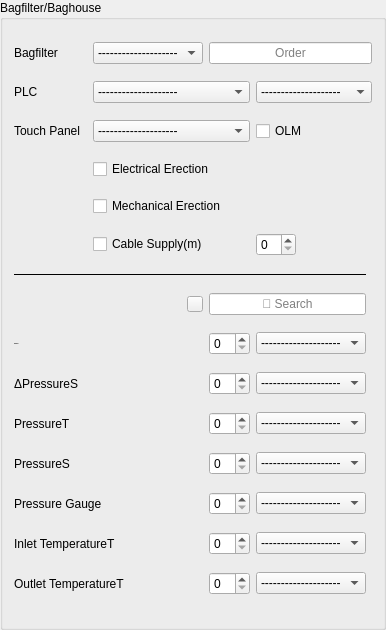
        <widget class="QGroupBox" name="baghouse_gbox">
         <property name="minimumSize">
          <size>
           <width>335</width>
           <height>630</height>
          </size>
         </property>
         <property name="maximumSize">
          <size>
           <width>400</width>
           <height>16777215</height>
          </size>
         </property>
         <property name="title">
          <string>Bagfilter/Baghouse</string>
         </property>
         <layout class="QGridLayout" name="gridLayout">
          <item row="14" column="0">
           <widget class="QLabel" name="label_11">
            <property name="text">
             <string>PressureS</string>
            </property>
           </widget>
          </item>
          <item row="5" column="2" colspan="4">
           <widget class="QCheckBox" name="ee">
            <property name="text">
             <string>Electrical Erection</string>
            </property>
           </widget>
          </item>
          <item row="0" column="2">
           <widget class="QComboBox" name="bagfilter_type">
            <property name="sizeAdjustPolicy">
             <enum>QComboBox::AdjustToContentsOnFirstShow</enum>
            </property>
            <item>
             <property name="text">
              <string>--------------------</string>
             </property>
            </item>
            <item>
             <property name="text">
              <string>Griin/China</string>
             </property>
            </item>
            <item>
             <property name="text">
              <string>BETH</string>
             </property>
            </item>
            <item>
             <property name="text">
              <string>AP-Zoloution</string>
             </property>
            </item>
           </widget>
          </item>
          <item row="17" column="0" colspan="3">
           <widget class="QLabel" name="label_14">
            <property name="text">
             <string>Outlet TemperatureT</string>
            </property>
           </widget>
          </item>
          <item row="10" column="2" alignment="Qt::AlignRight">
           <widget class="QPushButton" name="screw2_add_btn_2">
            <property name="maximumSize">
             <size>
              <width>16</width>
              <height>16</height>
             </size>
            </property>
            <property name="focusPolicy">
             <enum>Qt::NoFocus</enum>
            </property>
            <property name="layoutDirection">
             <enum>Qt::LeftToRight</enum>
            </property>
            <property name="styleSheet">
             <string notr="true"/>
            </property>
            <property name="text">
             <string/>
            </property>
            <property name="icon">
             <iconset>
              <normaloff>../assets/plus.png</normaloff>../assets/plus.png</iconset>
            </property>
            <property name="flat">
             <bool>false</bool>
            </property>
           </widget>
          </item>
          <item row="12" column="0">
           <widget class="QLabel" name="label_9">
            <property name="text">
             <string>ΔPressureS</string>
            </property>
           </widget>
          </item>
          <item row="11" column="2">
           <spacer name="horizontalSpacer_3">
            <property name="orientation">
             <enum>Qt::Horizontal</enum>
            </property>
            <property name="sizeHint" stdset="0">
             <size>
              <width>40</width>
              <height>20</height>
             </size>
            </property>
           </spacer>
          </item>
          <item row="0" column="0">
           <widget class="QLabel" name="label_3">
            <property name="text">
             <string>Bagfilter</string>
            </property>
           </widget>
          </item>
          <item row="10" column="0" colspan="2">
           <spacer name="horizontalSpacer_6">
            <property name="orientation">
             <enum>Qt::Horizontal</enum>
            </property>
            <property name="sizeHint" stdset="0">
             <size>
              <width>40</width>
              <height>20</height>
             </size>
            </property>
           </spacer>
          </item>
          <item row="7" column="2" colspan="2">
           <widget class="QCheckBox" name="cable_supply">
            <property name="text">
             <string>Cable Supply(m)</string>
            </property>
           </widget>
          </item>
          <item row="0" column="3" colspan="3">
           <widget class="QLineEdit" name="bagfilter_order">
            <property name="text">
             <string/>
            </property>
            <property name="alignment">
             <set>Qt::AlignCenter</set>
            </property>
            <property name="placeholderText">
             <string>Order</string>
            </property>
           </widget>
          </item>
          <item row="13" column="0">
           <widget class="QLabel" name="label_10">
            <property name="text">
             <string>PressureT</string>
            </property>
           </widget>
          </item>
          <item row="4" column="0">
           <widget class="QLabel" name="label_4">
            <property name="text">
             <string>Touch Panel</string>
            </property>
           </widget>
          </item>
          <item row="15" column="3">
           <widget class="QSpinBox" name="bagfilter_pg_qty">
            <property name="minimum">
             <number>0</number>
            </property>
            <property name="value">
             <number>0</number>
            </property>
           </widget>
          </item>
          <item row="14" column="3">
           <widget class="QSpinBox" name="bagfilter_ps_qty">
            <property name="minimum">
             <number>0</number>
            </property>
            <property name="value">
             <number>0</number>
            </property>
           </widget>
          </item>
          <item row="12" column="3">
           <widget class="QSpinBox" name="bagfilter_dps_qty">
            <property name="minimum">
             <number>0</number>
            </property>
            <property name="value">
             <number>0</number>
            </property>
            <property name="displayIntegerBase">
             <number>10</number>
            </property>
           </widget>
          </item>
          <item row="11" column="3" alignment="Qt::AlignRight">
           <widget class="QSpinBox" name="bagfilter_dpt_qty">
            <property name="minimum">
             <number>0</number>
            </property>
            <property name="value">
             <number>0</number>
            </property>
           </widget>
          </item>
          <item row="17" column="3">
           <widget class="QSpinBox" name="bagfilter_outlet_tt_qty">
            <property name="minimum">
             <number>0</number>
            </property>
            <property name="value">
             <number>0</number>
            </property>
           </widget>
          </item>
          <item row="13" column="3">
           <widget class="QSpinBox" name="bagfilter_pt_qty">
            <property name="minimum">
             <number>0</number>
            </property>
            <property name="value">
             <number>0</number>
            </property>
           </widget>
          </item>
          <item row="11" column="0">
           <widget class="QLabel" name="label_8">
            <property name="font">
             <font>
              <family>Calibri</family>
              <pointsize>-1</pointsize>
              <weight>75</weight>
              <bold>true</bold>
             </font>
            </property>
            <property name="text">
             <string>ΔPressureT</string>
            </property>
           </widget>
          </item>
          <item row="16" column="0" colspan="3">
           <widget class="QLabel" name="label_13">
            <property name="text">
             <string>Inlet TemperatureT</string>
            </property>
           </widget>
          </item>
          <item row="6" column="2" colspan="4">
           <widget class="QCheckBox" name="me">
            <property name="text">
             <string>Mechanical Erection</string>
            </property>
           </widget>
          </item>
          <item row="16" column="3">
           <widget class="QSpinBox" name="bagfilter_inlet_tt_qty">
            <property name="minimum">
             <number>0</number>
            </property>
            <property name="value">
             <number>0</number>
            </property>
           </widget>
          </item>
          <item row="15" column="0" colspan="3">
           <widget class="QLabel" name="label_12">
            <property name="text">
             <string>Pressure Gauge</string>
            </property>
           </widget>
          </item>
          <item row="1" column="0">
           <widget class="QLabel" name="label_2">
            <property name="text">
             <string>PLC</string>
            </property>
           </widget>
          </item>
          <item row="1" column="4" colspan="2">
           <widget class="QComboBox" name="plc_protocol">
            <item>
             <property name="text">
              <string>--------------------</string>
             </property>
            </item>
            <item>
             <property name="text">
              <string>PROFINET</string>
             </property>
            </item>
            <item>
             <property name="text">
              <string>PROFIBUS</string>
             </property>
            </item>
            <item>
             <property name="text">
              <string>Hard Wire</string>
             </property>
            </item>
           </widget>
          </item>
          <item row="1" column="2" colspan="2">
           <widget class="QComboBox" name="plc_series">
            <item>
             <property name="text">
              <string>--------------------</string>
             </property>
            </item>
            <item>
             <property name="text">
              <string>S7-300 Series</string>
             </property>
            </item>
            <item>
             <property name="text">
              <string>S7-1200 Series</string>
             </property>
            </item>
            <item>
             <property name="text">
              <string>LOGO!</string>
             </property>
            </item>
           </widget>
          </item>
          <item row="4" column="4">
           <widget class="QCheckBox" name="olm">
            <property name="text">
             <string>OLM</string>
            </property>
           </widget>
          </item>
          <item row="4" column="2" colspan="2">
           <widget class="QComboBox" name="touch_panel_model">
            <item>
             <property name="text">
              <string>--------------------</string>
             </property>
            </item>
            <item>
             <property name="text">
              <string>None</string>
             </property>
            </item>
            <item>
             <property name="text">
              <string>KTP700</string>
             </property>
            </item>
           </widget>
          </item>
          <item row="11" column="4">
           <widget class="QComboBox" name="bagfilter_dpt_brand">
            <item>
             <property name="text">
              <string>--------------------</string>
             </property>
            </item>
            <item>
             <property name="text">
              <string>DBL</string>
             </property>
            </item>
            <item>
             <property name="text">
              <string>Danfoss</string>
             </property>
            </item>
           </widget>
          </item>
          <item row="12" column="4">
           <widget class="QComboBox" name="bagfilter_dps_brand">
            <item>
             <property name="text">
              <string>--------------------</string>
             </property>
            </item>
            <item>
             <property name="text">
              <string>DBL</string>
             </property>
            </item>
            <item>
             <property name="text">
              <string>Danfoss</string>
             </property>
            </item>
           </widget>
          </item>
          <item row="13" column="4">
           <widget class="QComboBox" name="bagfilter_pt_brand">
            <item>
             <property name="text">
              <string>--------------------</string>
             </property>
            </item>
            <item>
             <property name="text">
              <string>DBL</string>
             </property>
            </item>
            <item>
             <property name="text">
              <string>Danfoss</string>
             </property>
            </item>
           </widget>
          </item>
          <item row="14" column="4">
           <widget class="QComboBox" name="bagfilter_ps_brand">
            <item>
             <property name="text">
              <string>--------------------</string>
             </property>
            </item>
            <item>
             <property name="text">
              <string>DBL</string>
             </property>
            </item>
            <item>
             <property name="text">
              <string>Danfoss</string>
             </property>
            </item>
           </widget>
          </item>
          <item row="15" column="4">
           <widget class="QComboBox" name="bagfilter_pg_brand">
            <item>
             <property name="text">
              <string>--------------------</string>
             </property>
            </item>
            <item>
             <property name="text">
              <string>DBL</string>
             </property>
            </item>
            <item>
             <property name="text">
              <string>Danfoss</string>
             </property>
            </item>
           </widget>
          </item>
          <item row="16" column="4">
           <widget class="QComboBox" name="bagfilter_inlet_tt_brand">
            <item>
             <property name="text">
              <string>--------------------</string>
             </property>
            </item>
            <item>
             <property name="text">
              <string>DBL</string>
             </property>
            </item>
            <item>
             <property name="text">
              <string>Danfoss</string>
             </property>
            </item>
           </widget>
          </item>
          <item row="17" column="4">
           <widget class="QComboBox" name="bagfilter_outlet_tt_brand">
            <item>
             <property name="text">
              <string>--------------------</string>
             </property>
            </item>
            <item>
             <property name="text">
              <string>DBL</string>
             </property>
            </item>
            <item>
             <property name="text">
              <string>Danfoss</string>
             </property>
            </item>
           </widget>
          </item>
          <item row="10" column="3" colspan="2">
           <widget class="QLineEdit" name="search_instrument">
            <property name="text">
             <string/>
            </property>
            <property name="alignment">
             <set>Qt::AlignCenter</set>
            </property>
            <property name="placeholderText">
             <string>🔎 Search</string>
            </property>
           </widget>
          </item>
          <item row="9" column="0" colspan="5">
           <widget class="QFrame" name="frame_7">
            <property name="frameShape">
             <enum>QFrame::HLine</enum>
            </property>
            <property name="frameShadow">
             <enum>QFrame::Plain</enum>
            </property>
           </widget>
          </item>
          <item row="7" column="4">
           <widget class="QSpinBox" name="cable_length">
            <property name="maximumSize">
             <size>
              <width>40</width>
              <height>50</height>
             </size>
            </property>
            <property name="minimum">
             <number>0</number>
            </property>
            <property name="maximum">
             <number>9999</number>
            </property>
            <property name="value">
             <number>0</number>
            </property>
            <property name="displayIntegerBase">
             <number>10</number>
            </property>
           </widget>
          </item>
         </layout>
        </widget>
